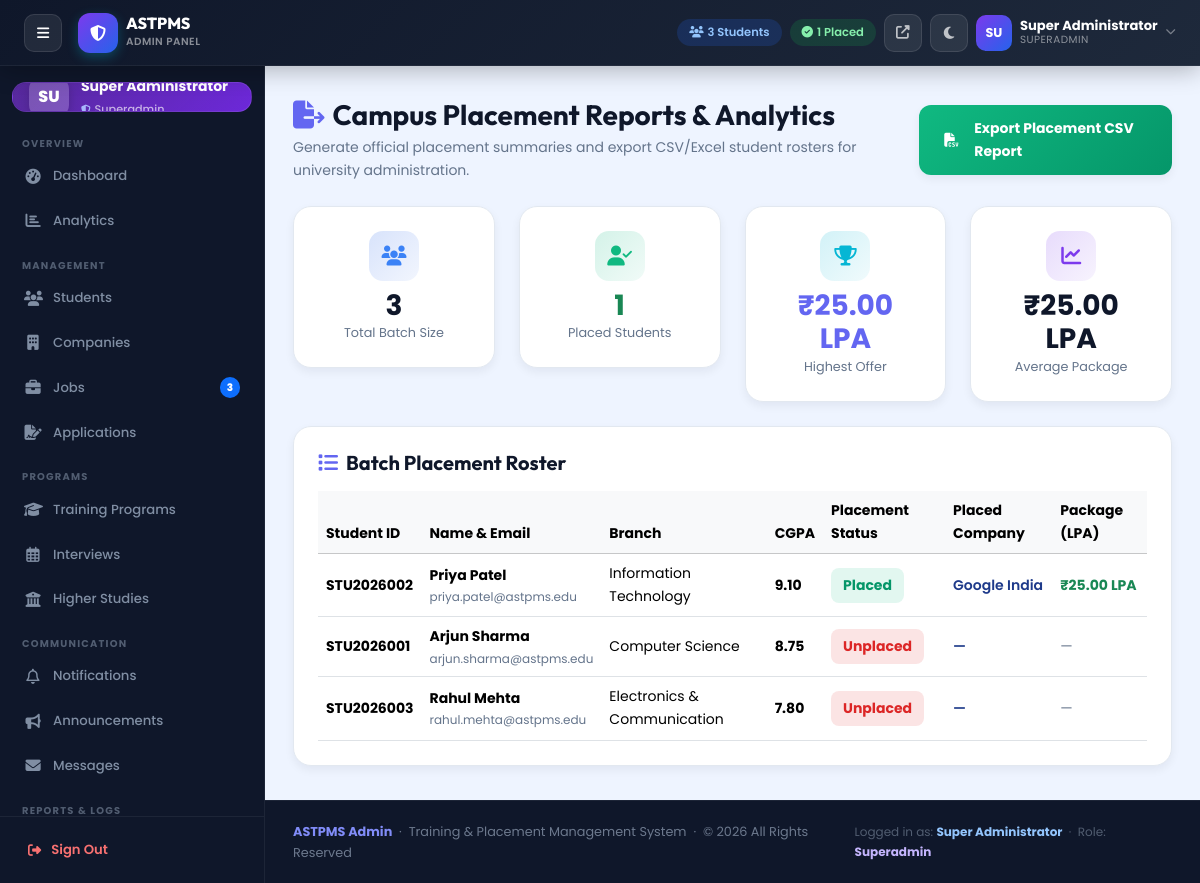
The page /admin/reports.php (signed in) on the database its author committed.
### tables this page shows
CREATE TABLE `students` (
  `id` INT AUTO_INCREMENT PRIMARY KEY,
  `student_id` VARCHAR(30) NOT NULL UNIQUE,
  `enrollment_number` VARCHAR(50) NOT NULL UNIQUE,
  `name` VARCHAR(100) NOT NULL,
  `email` VARCHAR(100) NOT NULL UNIQUE,
  `password` VARCHAR(255) NOT NULL,
  `phone` VARCHAR(20) DEFAULT NULL,
  `parent_phone` VARCHAR(20) DEFAULT NULL,
  `gender` ENUM('Male', 'Female', 'Other') DEFAULT 'Male',
  `dob` DATE DEFAULT NULL,
  `branch` VARCHAR(100) NOT NULL,
  `department` VARCHAR(100) NOT NULL,
  `semester` INT DEFAULT 7,
  `cgpa` DECIMAL(4,2) NOT NULL DEFAULT 0.00,
  `passing_year` INT NOT NULL,
  `address` TEXT DEFAULT NULL,
  `profile_pic` VARCHAR(255) DEFAULT 'assets/images/default_avatar.png',
  `placement_status` ENUM('Unplaced', 'Placed', 'Opted Out') DEFAULT 'Unplaced',
  `placed_company` VARCHAR(100) DEFAULT NULL,
  `placed_package` DECIMAL(8,2) DEFAULT NULL,
  `is_active` TINYINT(1) DEFAULT 1,
  `is_verified` TINYINT(1) DEFAULT 1,
  `linkedin_url` VARCHAR(255) DEFAULT NULL,
  `github_url` VARCHAR(255) DEFAULT NULL,
  `created_at` DATETIME DEFAULT CURRENT_TIMESTAMP,
  `updated_at` DATETIME DEFAULT CURRENT_TIMESTAMP ON UPDATE CURRENT_TIMESTAMP,
  INDEX (`branch`),
  INDEX (`cgpa`),
  INDEX (`placement_status`)
);

### config/auth.php (called while the page is built, shortened)
<?php
function h(mixed $str): string {
    return htmlspecialchars((string)$str, ENT_QUOTES, 'UTF-8');
}

### admin/reports.php (the view, shortened to what this page needs)
<?php
require_once dirname(__DIR__) . '/config/auth.php';
require_once 'views/header.php';
require_once 'views/sidebar.php';
$totalStudents  = $pdo->query("SELECT COUNT(*) FROM students WHERE is_active=1")->fetchColumn();
$placedStudents = $pdo->query("SELECT COUNT(*) FROM students WHERE placement_status='Placed'")->fetchColumn();
$highestPackage = $pdo->query("SELECT MAX(placed_package) FROM students")->fetchColumn() ?: 0.00;
$avgPackage     = $pdo->query("SELECT AVG(placed_package) FROM students WHERE placement_status='Placed'")->fetchColumn() ?: 0.00;
$students = $pdo->query("
    SELECT student_id, name, email, branch, cgpa, placement_status, placed_company, placed_package
    FROM students
    ORDER BY placement_status DESC, cgpa DESC
")->fetchAll();
?>
<div class="container-fluid px-0">
    <div class="d-flex justify-content-between align-items-center mb-4" data-aos="fade-up">
        <div>
            <h3 class="fw-bold mb-1" style="font-family:'Outfit',sans-serif;">
                <i class="fas fa-file-export text-primary-color me-2"></i>Campus Placement Reports &amp; Analytics
            </h3>
            <p style="color:var(--text-muted);font-size:0.875rem;margin-bottom:0;">
                Generate official placement summaries and export CSV/Excel student rosters for university administration.
            </p>
        </div>
        <a href="reports.php?export=csv" class="btn-premium" style="background:linear-gradient(135deg,#10B981,#059669);">
            <i class="fas fa-file-csv me-2"></i>Export Placement CSV Report
        </a>
    </div>
    <div class="row g-4 mb-4" data-aos="fade-up">
        <div class="col-md-3">
            <div class="stat-box">
                <div class="stat-icon stat-icon-blue mx-auto mb-2"><i class="fas fa-users"></i></div>
                <h3 class="fw-bold mb-0"><?= $totalStudents ?></h3>
                <div style="font-size:0.8rem;color:var(--text-muted);">Total Batch Size</div>
            </div>
        </div>
        <div class="col-md-3">
            <div class="stat-box">
                <div class="stat-icon stat-icon-green mx-auto mb-2"><i class="fas fa-user-check"></i></div>
                <h3 class="fw-bold mb-0 text-success"><?= $placedStudents ?></h3>
                <div style="font-size:0.8rem;color:var(--text-muted);">Placed Students</div>
            </div>
        </div>
        <div class="col-md-3">
            <div class="stat-box">
                <div class="stat-icon stat-icon-cyan mx-auto mb-2"><i class="fas fa-trophy"></i></div>
                <h3 class="fw-bold mb-0 text-primary-color">₹<?= number_format($highestPackage, 2) ?> LPA</h3>
                <div style="font-size:0.8rem;color:var(--text-muted);">Highest Offer</div>
            </div>
        </div>
        <div class="col-md-3">
            <div class="stat-box">
                <div class="stat-icon stat-icon-purple mx-auto mb-2"><i class="fas fa-chart-line"></i></div>
                <h3 class="fw-bold mb-0 text-purple">₹<?= number_format($avgPackage, 2) ?> LPA</h3>
                <div style="font-size:0.8rem;color:var(--text-muted);">Average Package</div>
            </div>
        </div>
    </div>
    <div class="card-premium p-4" data-aos="fade-up">
        <h5 class="fw-bold mb-3" style="font-family:'Outfit',sans-serif;"><i class="fas fa-list me-2 text-primary-color"></i>Batch Placement Roster</h5>
        <div class="table-responsive">
            <table class="table table-hover align-middle mb-0" id="reportsTable">
                <thead class="table-light">
                    <tr>
                        <th>Student ID</th>
                        <th>Name &amp; Email</th>
                        <th>Branch</th>
                        <th>CGPA</th>
                        <th>Placement Status</th>
                        <th>Placed Company</th>
                        <th>Package (LPA)</th>
                    </tr>
                </thead>
                <tbody>
                    <?php foreach ($students as $s): ?>
                    <tr>
                        <td><span class="fw-bold"><?= h($s['student_id']) ?></span></td>
                        <td>
                            <div class="fw-bold"><?= h($s['name']) ?></div>
                            <div style="font-size:0.75rem;color:var(--text-muted);"><?= h($s['email']) ?></div>
                        </td>
                        <td><?= h($s['branch']) ?></td>
                        <td><span class="fw-bold"><?= h($s['cgpa']) ?></span></td>
                        <td>
                            <?php if ($s['placement_status'] === 'Placed'): ?>
                                <span class="badge-premium bg-light-success">Placed</span>
                            <?php else: ?>
                                <span class="badge-premium bg-light-danger">Unplaced</span>
                            <?php endif; ?>
                        </td>
                        <td><span class="fw-semibold" style="color:var(--primary-mid);"><?= h($s['placed_company'] ?? '—') ?></span></td>
                        <td>
                            <?php if ($s['placed_package']): ?>
                                <span class="fw-bold text-success">₹<?= h($s['placed_package']) ?> LPA</span>
                            <?php else: ?>
                                <span style="color:var(--text-muted);">—</span>
                            <?php endif; ?>
                        </td>
                    </tr>
                    <?php endforeach; ?>
                </tbody>
            </table>
        </div>
    </div>
</div>
<?php require_once 'views/footer.php'; ?>

### assets/css/style.css (style rules this page uses)
:root { --main-bg: #EEF4FF; --secondary-bg: #F8FAFC; --section-bg: #E0F2FE; --alt-section-bg: #ECFEFF; --card-bg: #FFFFFF; --primary: #0F172A; --primary-mid: #1E3A8A; --primary-light: #2563EB; --accent: #06B6D4; --accent-hover: #38BDF8; --accent-emerald: #10B981; --success: #16A34A; --warning: #D97706; --danger: #DC2626; --info: #0EA5E9; --purple: #6366F1; --header-gradient: linear-gradient(135deg, #0F172A 0%, #1E3A8A 100%); --footer-gradient: linear-gradient(135deg, #020617 0%, #0F172A 100%); --btn-gradient: linear-gradient(135deg, #1E3A8A 0%, #2563EB 50%, #06B6D4 100%); --accent-gradient: linear-gradient(135deg, #06B6D4 0%, #38BDF8 50%, #10B981 100%); --purple-gradient: linear-gradient(135deg, #4F46E5 0%, #7C3AED 100%); --text: #0F172A; --text-muted: #64748B; --footer-text: #CBD5E1; --border: #CBD5E1; --border-light: #E2E8F0; --shadow-xs: 0 1px 3px rgba(15,23,42,0.06); --shadow-sm: 0 4px 10px rgba(15,23,42,0.06); --shadow-md: 0 10px 25px -5px rgba(15,23,42,0.08), 0 8px 10px -6px rgba(15,23,42,0.04); --shadow-lg: 0 20px 35px -5px rgba(15,23,42,0.12), 0 10px 15px -5px rgba(15,23,42,0.06); --shadow-primary: 0 10px 25px -5px rgba(30,58,138,0.35); --sidebar-width: 265px; --sidebar-collapsed: 72px; --header-height: 76px; --header-shrink: 62px; --radius: 18px; --radius-sm: 12px; --radius-lg: 28px; --glass-bg: rgba(15, 23, 42, 0.92); --glass-border: rgba(255, 255, 255, 0.12); --glass-blur: blur(16px); --transition: all 0.3s cubic-bezier(0.4, 0, 0.2, 1); --transition-bounce: all 0.4s cubic-bezier(0.34, 1.56, 0.64, 1); }
*, *::before, *::after { box-sizing: border-box; margin: 0; padding: 0; }
html { scroll-behavior: smooth; }
body { font-family: 'Poppins', 'Inter', -apple-system, BlinkMacSystemFont, 'Segoe UI', sans-serif; background-color: var(--main-bg); color: var(--text); font-size: 14px; line-height: 1.65; -webkit-font-smoothing: antialiased; -moz-osx-font-smoothing: grayscale; transition: background-color 0.3s ease, color 0.3s ease; overflow-x: hidden; }
.card-premium { background: var(--card-bg); border: 1px solid var(--border-light); border-radius: var(--radius); box-shadow: var(--shadow-sm); transition: var(--transition-bounce); overflow: hidden; position: relative; }
.btn-premium { background: var(--btn-gradient); color: #FFFFFF !important; border: none; border-radius: var(--radius-sm); padding: 0.75rem 1.6rem; font-size: 0.875rem; font-weight: 700; font-family: 'Poppins', sans-serif; cursor: pointer; transition: var(--transition); position: relative; overflow: hidden; display: inline-flex; align-items: center; gap: 8px; text-decoration: none; box-shadow: var(--shadow-sm); }
.btn-premium::before { content: ''; position: absolute; top: 0; left: -100%; width: 100%; height: 100%; background: linear-gradient(90deg, transparent, rgba(255, 255, 255, 0.25), transparent); transition: left 0.5s ease; }
.stat-box { background: var(--card-bg); border-radius: var(--radius); padding: 1.5rem; box-shadow: var(--shadow-sm); border: 1px solid var(--border-light); text-align: center; transition: var(--transition-bounce); }
.badge-premium { font-family: 'Poppins', sans-serif; font-weight: 700; border-radius: 8px; padding: 6px 12px; display: inline-flex; align-items: center; gap: 4px; }
.bg-light-success { background: rgba(16, 185, 129, 0.12) !important; color: #059669 !important; }
.bg-light-danger { background: rgba(220, 38, 38, 0.12) !important; color: #DC2626 !important; }
.stat-icon { width: 52px; height: 52px; border-radius: 16px; display: flex; align-items: center; justify-content: center; font-size: 1.3rem; }
.stat-icon-blue { background: rgba(37,99,235,0.12); color: #2563EB; }
.stat-icon-green { background: rgba(16,185,129,0.12); color: #10B981; }
.stat-icon-cyan { background: rgba(6,182,212,0.12); color: #06B6D4; }
.stat-icon-purple { background: rgba(124,58,237,0.12); color: #7C3AED; }

### rows shown on the page
students: student "STU2026002", name "Priya Patel", email "priya.patel@astpms.edu", branch "Information Technology", cgpa "9.10", placement_status "Placed", placed_company "Google India", placed_package "25.00"
students: student "STU2026001", name "Arjun Sharma", email "arjun.sharma@astpms.edu", branch "Computer Science", cgpa "8.75", placement_status "Unplaced", placed_company "—"
students: student "STU2026003", name "Rahul Mehta", email "rahul.mehta@astpms.edu", branch "Electronics & Communication", cgpa "7.80", placement_status "Unplaced", placed_company "—"

### other values the page prints
$totalStudents "3"
$placedStudents "1"
substr($adminName, 0, 2) "SU"
$adminName "Super Administrator"
str_replace('_',' ',$adminRole) "SUPERADMIN"
substr($_SESSION['admin_name']??'A',0,2) "SU"
$item['section'] "OVERVIEW"
$item['text'] "Dashboard"
$item['text'] "Analytics"
$item['section'] "MANAGEMENT"
$item['text'] "Students"
$item['text'] "Companies"
$item['text'] "Jobs"
$item['badge'] "3"
$item['text'] "Applications"
